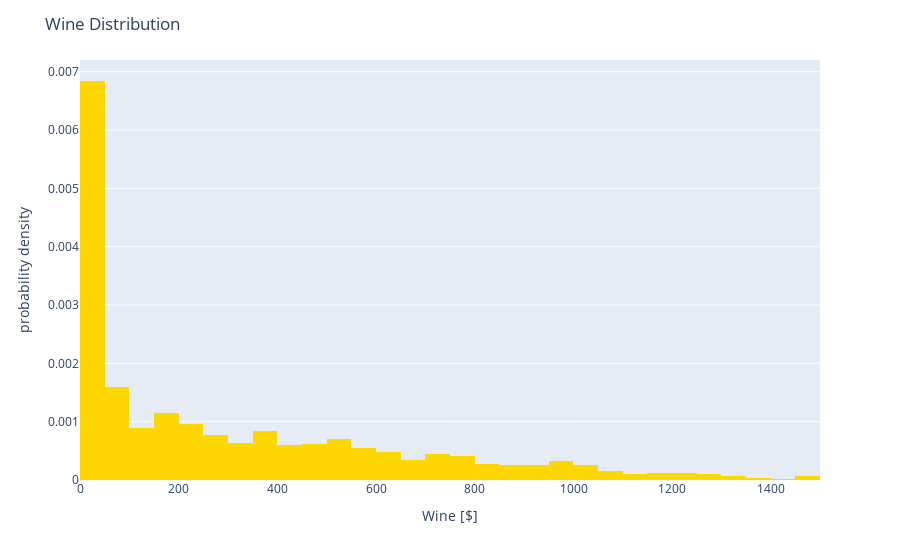
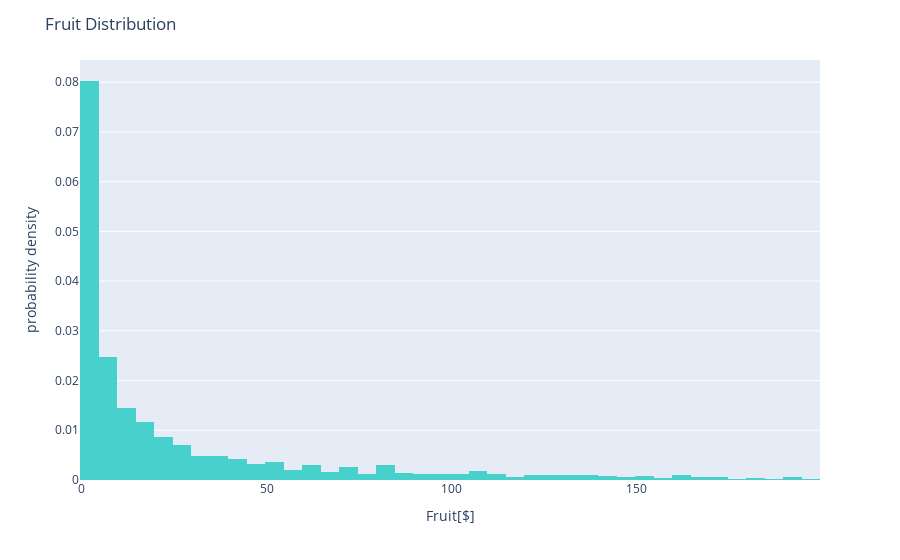
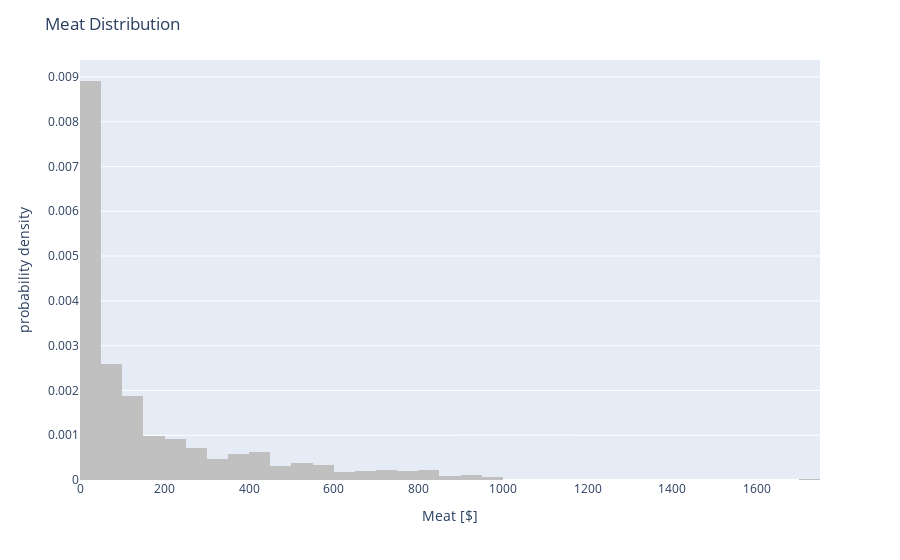
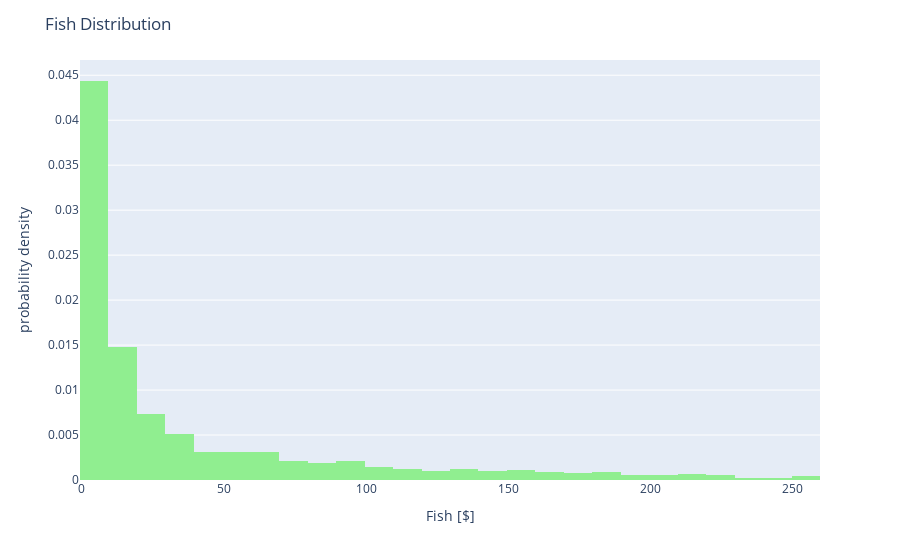

The code cell stored with these charts, in order, in its notebook:
### Markdown cell above
**PRODUCTS**

### Code cell
def create_histogram(data, color, title, xlabel):
    fig = px.histogram(data, histnorm='probability density')
    fig.update_traces(marker=dict(color=color))
    fig.update_layout(title=title, xaxis_title=xlabel, showlegend=False)
    return fig

fig_wines = create_histogram(df['MntWines'], 'gold', 'Wine Distribution', 'Wine [$]')
fig_fruits = create_histogram(df['MntFruits'], 'mediumturquoise', 'Fruit Distribution', 'Fruit[$]')
fig_meat = create_histogram(df['MntMeatProducts'], 'silver', 'Meat Distribution', 'Meat [$]')
fig_fish = create_histogram(df['MntFishProducts'], 'lightgreen', 'Fish Distribution', 'Fish [$]')

fig_wines.show()
fig_fruits.show()
fig_meat.show()
fig_fish.show()

### Figure 1 — Plotly figure (JSON) as saved in the notebook; plotly's stock layout.template omitted (floating-point values rounded to 4 significant figures; data arrays with more than 128 entries replaced by an {"elided": "..."} marker saying what was removed)
{"data": [{"alignmentgroup": "True", "bingroup": "x", "histnorm": "probability density", "hovertemplate": "variable=MntWines<br>value=%{x}<br>probability density=%{y}<extra></extra>", "legendgroup": "MntWines", "marker": {"color": "gold", "pattern": {"shape": ""}}, "name": "MntWines", "offsetgroup": "MntWines", "orientation": "v", "showlegend": true, "type": "histogram", "x": {"elided": "2216 int values"}, "xaxis": "x", "yaxis": "y"}], "layout": {"barmode": "relative", "legend": {"title": {"text": "variable"}, "tracegroupgap": 0}, "margin": {"t": 60}, "showlegend": false, "title": {"text": "Wine Distribution"}, "xaxis": {"anchor": "y", "domain": [0, 1], "title": {"text": "Wine [$]"}}, "yaxis": {"anchor": "x", "domain": [0, 1], "title": {"text": "probability density"}}}}

### Figure 2 — Plotly figure (JSON) as saved in the notebook; plotly's stock layout.template omitted (floating-point values rounded to 4 significant figures; data arrays with more than 128 entries replaced by an {"elided": "..."} marker saying what was removed)
{"data": [{"alignmentgroup": "True", "bingroup": "x", "histnorm": "probability density", "hovertemplate": "variable=MntFruits<br>value=%{x}<br>probability density=%{y}<extra></extra>", "legendgroup": "MntFruits", "marker": {"color": "mediumturquoise", "pattern": {"shape": ""}}, "name": "MntFruits", "offsetgroup": "MntFruits", "orientation": "v", "showlegend": true, "type": "histogram", "x": {"elided": "2216 int values"}, "xaxis": "x", "yaxis": "y"}], "layout": {"barmode": "relative", "legend": {"title": {"text": "variable"}, "tracegroupgap": 0}, "margin": {"t": 60}, "showlegend": false, "title": {"text": "Fruit Distribution"}, "xaxis": {"anchor": "y", "domain": [0, 1], "title": {"text": "Fruit[$]"}}, "yaxis": {"anchor": "x", "domain": [0, 1], "title": {"text": "probability density"}}}}

### Figure 3 — Plotly figure (JSON) as saved in the notebook; plotly's stock layout.template omitted (floating-point values rounded to 4 significant figures; data arrays with more than 128 entries replaced by an {"elided": "..."} marker saying what was removed)
{"data": [{"alignmentgroup": "True", "bingroup": "x", "histnorm": "probability density", "hovertemplate": "variable=MntMeatProducts<br>value=%{x}<br>probability density=%{y}<extra></extra>", "legendgroup": "MntMeatProducts", "marker": {"color": "silver", "pattern": {"shape": ""}}, "name": "MntMeatProducts", "offsetgroup": "MntMeatProducts", "orientation": "v", "showlegend": true, "type": "histogram", "x": {"elided": "2216 int values"}, "xaxis": "x", "yaxis": "y"}], "layout": {"barmode": "relative", "legend": {"title": {"text": "variable"}, "tracegroupgap": 0}, "margin": {"t": 60}, "showlegend": false, "title": {"text": "Meat Distribution"}, "xaxis": {"anchor": "y", "domain": [0, 1], "title": {"text": "Meat [$]"}}, "yaxis": {"anchor": "x", "domain": [0, 1], "title": {"text": "probability density"}}}}

### Figure 4 — Plotly figure (JSON) as saved in the notebook; plotly's stock layout.template omitted (floating-point values rounded to 4 significant figures; data arrays with more than 128 entries replaced by an {"elided": "..."} marker saying what was removed)
{"data": [{"alignmentgroup": "True", "bingroup": "x", "histnorm": "probability density", "hovertemplate": "variable=MntFishProducts<br>value=%{x}<br>probability density=%{y}<extra></extra>", "legendgroup": "MntFishProducts", "marker": {"color": "lightgreen", "pattern": {"shape": ""}}, "name": "MntFishProducts", "offsetgroup": "MntFishProducts", "orientation": "v", "showlegend": true, "type": "histogram", "x": {"elided": "2216 int values"}, "xaxis": "x", "yaxis": "y"}], "layout": {"barmode": "relative", "legend": {"title": {"text": "variable"}, "tracegroupgap": 0}, "margin": {"t": 60}, "showlegend": false, "title": {"text": "Fish Distribution"}, "xaxis": {"anchor": "y", "domain": [0, 1], "title": {"text": "Fish [$]"}}, "yaxis": {"anchor": "x", "domain": [0, 1], "title": {"text": "probability density"}}}}
